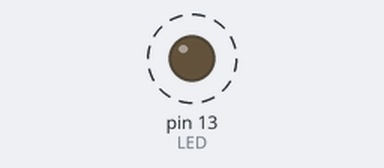
The sketch below on a simulated Arduino Uno, built with avr-gcc and run on an emulated ATmega328P. Shown: output pins drawn as LEDs (lit = HIGH). Dashed ring = blinking. Pins used as bus, display or sensor lines are not drawn; what the sketch prints to the serial monitor is not drawn.

Above: at 0.5 s.
Timing chart, 0 to 3.0 s (numbered marks = the images above):
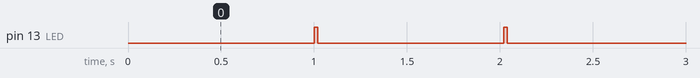

Measured:
- by itself, pin 13 (LED): alternates HIGH for 0.02 s and LOW for 1.0 s

The sketch:

ping_test.ino
```cpp
/*-----------------------------+
 | Supreme Machines            |
 | Sensorimotor rev1-1         |
 | Ping Example                |
 | Matthias Kubisch            |
 | Berlin, July 20th 2018      |
 +-----------------------------+
 | LED blinks long MotorID+1   |
 | times if a motor responded  |
 | to the ping cmd send.       |
 +-----------------------------*/


#define BAUDRATE 1000000
#define READ_DISABLE 5
#define WRITE_ENABLE 4

#define BUFLEN 5
#define LED 13

uint8_t id = 0;

uint8_t buffer[BUFLEN];

void setup() {
  Serial.begin(BAUDRATE); /* 1 MBaud */
  pinMode(READ_DISABLE, OUTPUT);
  pinMode(WRITE_ENABLE, OUTPUT);
  pinMode(LED, OUTPUT);

  /* prepare buffer preamble */
  buffer[0] = 0xff; // sync 0
  buffer[1] = 0xff; // sync 1
  buffer[2] = 0xe0; // ping cmd, works also with e.g. 0xc0 (state request)
}

uint8_t get_checksum() {
  uint8_t sum = 0;
  for (unsigned k = 0; k < BUFLEN-1; ++k)
    sum += buffer[k];
  return ~sum +1;
}

void send_mode() {
  digitalWrite(READ_DISABLE, HIGH);
  digitalWrite(WRITE_ENABLE, HIGH);
}

void recv_mode() {
  digitalWrite(READ_DISABLE, LOW);
  digitalWrite(WRITE_ENABLE, LOW);
}

void loop() {
  buffer[3] = id;
  buffer[4] = get_checksum();

  send_mode();
  Serial.write(buffer, BUFLEN);
  Serial.flush();
  recv_mode();

  delay(20);

  if (Serial.available()) // got response
  {
    while (Serial.available())
      Serial.read(); // eat bytes
    for (unsigned j = 0; j < id+1; ++j) {
      delay(500);
      digitalWrite(LED, HIGH);
      delay(500);
      digitalWrite(LED, LOW);
    }
  }


  ++id;
  if (id>=10)
    id = 0;

  delay(980);
  digitalWrite(LED, HIGH);
  delay(20);
  digitalWrite(LED, LOW);
}
```
